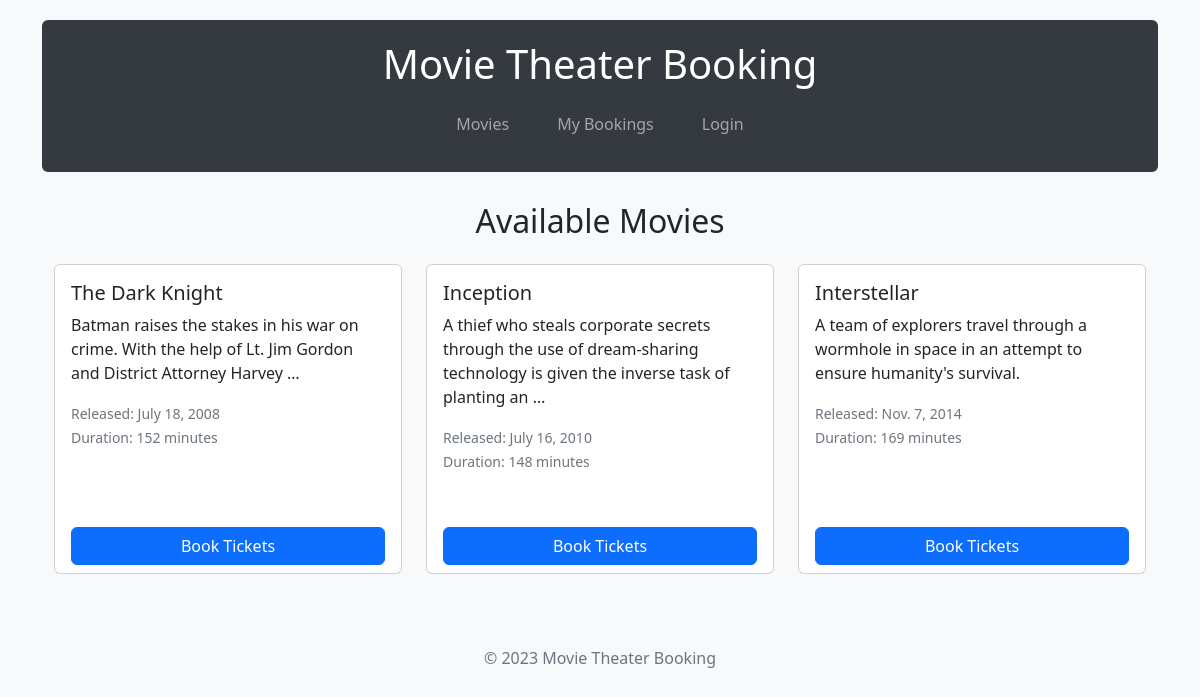
The page / on the database its author committed.
### bookings/models.py (models this page shows, shortened)
class Movie(models.Model):
    title = models.CharField(max_length=200)
    description = models.TextField()
    release_date = models.DateField()
    duration = models.IntegerField(help_text="Duration in minutes")

### bookings/views.py (the view)
# urls.py: path('', views.MovieViewSet.movie_list, name='movie_list'),
    def movie_list(request):
        movies = Movie.objects.all()
        return render(request, 'bookings/movie_list.html', {'movies': movies})

### bookings/templates/bookings/movie_list.html (shortened to what this page needs)
{% extends 'bookings/base.html' %}
{% block content %}
<div class="container">
    <h2 class="mb-4 text-center">Available Movies</h2>
    <div class="row">
        {% for movie in movies %}
        <div class="col-md-4 mb-4">
            <div class="card movie-card h-100">
                <div class="card-body">
                    <h5 class="card-title">{{ movie.title }}</h5>
                    <p class="card-text">{{ movie.description|truncatewords:20 }}</p>
                    <p class="card-text">
                        <small class="text-muted">Released: {{ movie.release_date }}</small><br>
                        <small class="text-muted">Duration: {{ movie.duration }} minutes</small>
                    </p>
                </div>
                <div class="card-footer bg-transparent border-top-0">
                    <a href="{% url 'book_seat' movie.id %}" class="btn btn-primary w-100 booking-btn">Book Tickets</a>
                </div>
            </div>
        </div>
        {% empty %}
        <div class="col-12 text-center">
            <div class="alert alert-info">
                No movies available at the moment. Please check back later.
            </div>
        </div>
        {% endfor %}
    </div>
</div>
{% endblock %}

### bookings/templates/bookings/base.html (style rules this page uses)
body { padding-top: 20px; padding-bottom: 20px; background-color: #f8f9fa; }
.movie-card { margin-bottom: 20px; transition: transform 0.3s; }
.booking-btn { margin-top: 10px; }

### rows shown on the page
Movie: title "The Dark Knight", description "Batman raises the stakes in his war on crime. With the help of Lt. Jim Gordon and District Attorney Harvey …", release_date "July 18, 2008", duration "152"
Movie: title "Inception", description "A thief who steals corporate secrets through the use of dream-sharing technology is given the inverse task of planting an …", release_date "July 16, 2010", duration "148"
Movie: title "Interstellar", description "A team of explorers travel through a wormhole in space in an attempt to ensure humanity's survival.", release_date "Nov. 7, 2014", duration "169"
